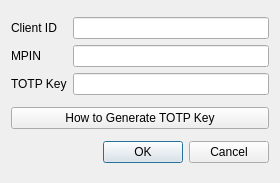
<?xml version="1.0" encoding="UTF-8"?>
<ui version="4.0">
 <class>Dialog</class>
 <widget class="QDialog" name="Dialog">
  <property name="geometry">
   <rect>
    <x>0</x>
    <y>0</y>
    <width>280</width>
    <height>183</height>
   </rect>
  </property>
  <property name="windowTitle">
   <string>Dialog</string>
  </property>
  <layout class="QGridLayout" name="gridLayout">
   <item row="2" column="0">
    <widget class="QDialogButtonBox" name="buttonBox">
     <property name="orientation">
      <enum>Qt::Horizontal</enum>
     </property>
     <property name="standardButtons">
      <set>QDialogButtonBox::Cancel|QDialogButtonBox::Ok</set>
     </property>
    </widget>
   </item>
   <item row="0" column="0">
    <layout class="QGridLayout" name="gridLayout_2">
     <item row="1" column="1">
      <widget class="QLineEdit" name="mpin_line"/>
     </item>
     <item row="2" column="1">
      <widget class="QLineEdit" name="totp_key_line"/>
     </item>
     <item row="0" column="1">
      <widget class="QLineEdit" name="client_id_line"/>
     </item>
     <item row="1" column="0">
      <widget class="QLabel" name="label_2">
       <property name="text">
        <string>MPIN</string>
       </property>
      </widget>
     </item>
     <item row="2" column="0">
      <widget class="QLabel" name="label_3">
       <property name="text">
        <string>TOTP Key</string>
       </property>
      </widget>
     </item>
     <item row="0" column="0">
      <widget class="QLabel" name="label">
       <property name="text">
        <string>Client ID</string>
       </property>
      </widget>
     </item>
    </layout>
   </item>
   <item row="1" column="0">
    <widget class="QPushButton" name="how_to_button">
     <property name="text">
      <string>How to Generate TOTP Key</string>
     </property>
    </widget>
   </item>
  </layout>
 </widget>
 <tabstops>
  <tabstop>client_id_line</tabstop>
  <tabstop>mpin_line</tabstop>
  <tabstop>totp_key_line</tabstop>
 </tabstops>
 <resources/>
 <connections>
  <connection>
   <sender>buttonBox</sender>
   <signal>accepted()</signal>
   <receiver>Dialog</receiver>
   <slot>accept()</slot>
   <hints>
    <hint type="sourcelabel">
     <x>248</x>
     <y>254</y>
    </hint>
    <hint type="destinationlabel">
     <x>157</x>
     <y>274</y>
    </hint>
   </hints>
  </connection>
  <connection>
   <sender>buttonBox</sender>
   <signal>rejected()</signal>
   <receiver>Dialog</receiver>
   <slot>reject()</slot>
   <hints>
    <hint type="sourcelabel">
     <x>316</x>
     <y>260</y>
    </hint>
    <hint type="destinationlabel">
     <x>286</x>
     <y>274</y>
    </hint>
   </hints>
  </connection>
 </connections>
</ui>
